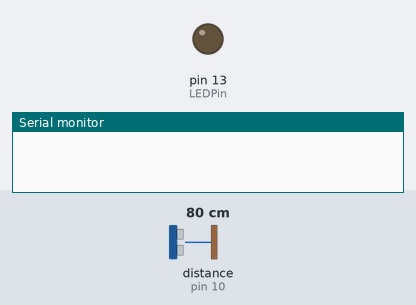
This sketch was run on a simulated Arduino Uno, built with avr-gcc and run on an emulated ATmega328P. On the bench: output pins drawn as LEDs (lit = HIGH), the last lines printed to the serial monitor. Wiring (inferred from the names in the program): ultrasonic range finder: trigger pin 9; echo pin 10. The inputs (shaded band) are chosen by the test bench; at power-on: distance to the obstacle (sensor on pin 10) 80 cm. The echo pulse lasts 58.3 µs per cm; pins used as bus, display or sensor lines are not drawn.

Above: at 1.2 s.
1.3 s: distance to the obstacle (sensor on pin 10) set to 12 cm
2.8 s: distance to the obstacle (sensor on pin 10) set to 9 cm
At 3.1 s:
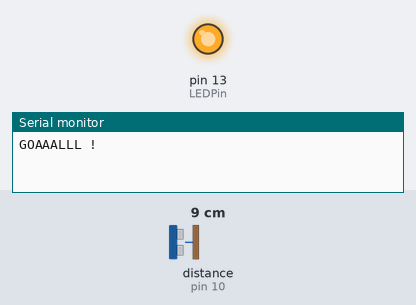
Timing chart, 0 to 5.8 s (numbered marks = the images above; inputs shaded):
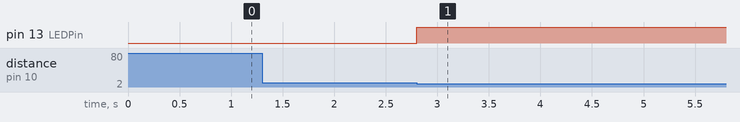

The sketch:

Ultrasonic_GD.ino
```cpp
const int echoPin= 10;
const int triggerPin= 9;
const int LEDPin= 13;
boolean goal = false;
long signal, inches, centimeters;

void setup() {
Serial.begin(9600);
}

void loop() {
pinMode (echoPin, INPUT);
pinMode (triggerPin, OUTPUT);
pinMode (LEDPin, OUTPUT);

//sends trigger pulse to trigger pin to start sensor into ranging mode
digitalWrite(triggerPin, LOW);
delayMicroseconds(2);
digitalWrite(triggerPin, HIGH);
delayMicroseconds(10);
digitalWrite(triggerPin, LOW);

signal= pulseIn(echoPin, HIGH);

//With the HR-SRO4 sensor, it takes 148 microseconds for a signal to reflect back to the sensor
//this is how we know it's an inch away

inches= signal/148;
centimeters= inches * 2.54; //there are 2.54cm in 1 inch

//the HC-SR04 sensor will check distance to an object every half a second


if (inches <= 3)
{
goal == true;
digitalWrite(LEDPin, HIGH);
Serial.println("GOAAALLL !");
delay(10000);
}
else
{
  digitalWrite(LEDPin, LOW);
}
}
```

Measured:
- the behaviour switches between 11 and 10 cm on distance to the obstacle (sensor on pin 10) (found by bisection; images 0 and 1)
- after the input at 1.3 s, every drawn part: stays the same
- after the input at 2.8 s, pin 13 (LEDPin): LOW → HIGH at once
